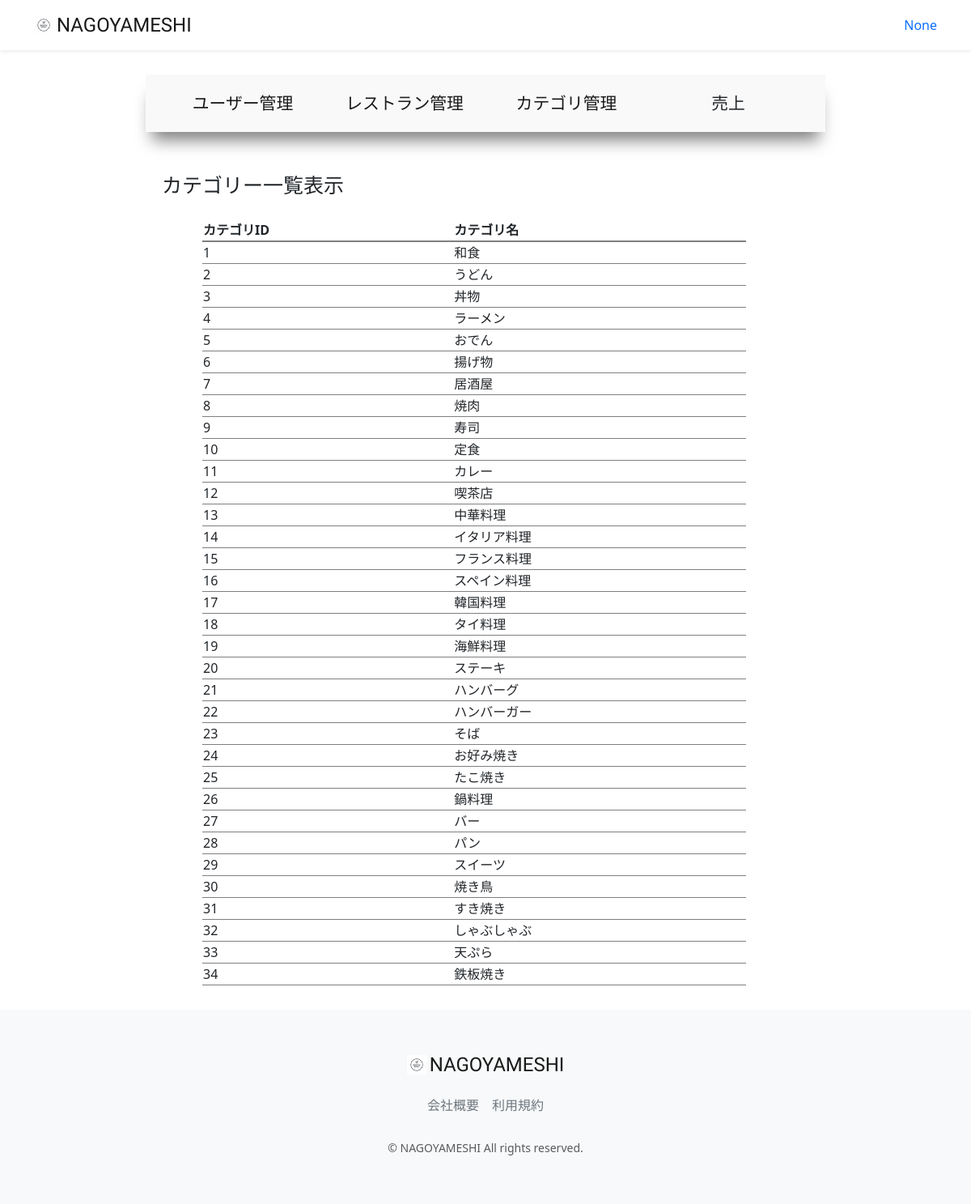
Screenshot of /accounts/management/category-list (signed in) with the database file from the repository.
### accounts/models.py (models this page shows, shortened)
class CustomUser(AbstractUser):
    user_name = models.CharField(max_length=128, null=True, blank=True,verbose_name='ユーザー名前')
    hurigana = models.CharField(max_length=128, null=True, blank=True,verbose_name='フリガナ')
    zip_code = models.CharField(max_length=16, null=True, blank=True,verbose_name='郵便番号')
    address = models.CharField(max_length=255, null=True, blank=True,verbose_name='住所')
    phone_number = models.CharField(max_length=20, null=True, blank=True,verbose_name='電話番号')
    birthday = models.CharField(max_length=20, null=True, blank=True,verbose_name='誕生日')
    job = models.CharField(max_length=255, null=True, blank=True,verbose_name='職業')
    is_subscribed = models.BooleanField(default=False, verbose_name='有料会員')
    card_name = models.CharField(max_length=128, null=True, blank=True,verbose_name='カード名義')
    card_number = models.CharField(max_length=128, null=True, blank=True,verbose_name='カード番号')
    class Meta:
        verbose_name_plural = 'CustomUser'

### restaurant/models.py (models this page shows, shortened)
class Category(models.Model):
    name = models.CharField(verbose_name='カテゴリー名', max_length=64)
    photo = models.ImageField(verbose_name='写真', blank=True, null=True)
    class Meta:
        verbose_name_plural = 'Category'

### accounts/views.py (the view)
# urls.py: path("management/category-list",views.ManagementCategoryListView.as_view(), name="category_list"),
class ManagementCategoryListView(onlyMnagementUserMixin, generic.ListView):
    template_name = "management/category_list.html"
    model = Category

### accounts/mixins.py (called while the page is built)
    def test_func(self):
        user = self.request.user
        return user.is_staff

### accounts/templates/management/category_list.html (shortened to what this page needs)
{% extends "management/manage_base.html" %}
{% load static %}
{% block sub_content %}
  <h1>カテゴリー一覧表示</h1>
  <table>
    <thead>
      <th>カテゴリID</th>
      <th>カテゴリ名</th>
    </thead>
    <tbody>
      {% for category in object_list %}
        <tr>
          <td>{{ category.pk }}</td>
          <td>{{ category.name }}</td>
        </tr>
      {% endfor %}
    </tbody>
  </table>
{% endblock %}

### restaurant/templates/layout/base.html (shortened to what this page needs)
{% load static %}
<!DOCTYPE html>
<html lang="ja">
  <head>
      <link href="https://cdn.jsdelivr.net/npm/bootstrap@5.3.3/dist/css/bootstrap.min.css" rel="stylesheet">
      <link href="{% static 'css/nagoyameshi.css' %}" rel="stylesheet">
  </head>
  <body>
    <div id="app" class="wrapper">
      <nav class="navbar navbar-expand-md navbar-light bg-white shadow-sm">
        <div class="container nagoyameshi-container">
          <a class="navbar-brand app-name" href="{% url 'top_page' %}">
            <div class="d-flex align-items-center">
              <img class="nagoyameshi-logo me-1" src="{% static 'images/logo/logo.png' %}" alt="nagoyameshi">NAGOYAMESHI</div>
          </a>
          <div class="collapse navbar-collapse" id="navbarSupportedContent">
            <ul class="navbar-nav ms-auto">
              {% if user.is_subscribed %}
                <li class="nav-item dropdown">
                  <a id="navbarDropdown" class="nav-linkdropdown-toggle" href="#" role="button" data-bs-toggle="dropdown" aria-haspopup="true" aria-expanded="false" v-pre>{{ user.user_name }}</a>
                  <div class="dropdown-menu dropdown-menu-end" aria-labelledby="navbarDropdown">
                    <a class="dropdown-item" href="{% url 'user_detail' user.id %}">会員情報</a>
                    <a class="dropdown-item" href="{% url 'reservation_list' %}">予約一覧</a>
                    <a class="dropdown-item" href="{% url 'favorite_list' %}">お気に入り一覧</a>
                    <a class="dropdown-item" href="{% url 'subscribe_payment' %}">お支払い方法</a>
                    <a class="dropdown-item" href="{% url 'subscribe_cancel' %}">有料プラン解約</a>
                      {% if user.is_staff %}
                        <a class ="dropdown-item"  href="{% url 'user_list' %}">サイト管理</a>
                      {% endif %}
                    <div class="dropdown-divider"></div>
                    <a class="dropdown-item" href="{% url 'account_logout' %}">ログアウト</a>
                  </div>
                </li>
              {% else %}
                {% if user.is_authenticated %}
                  <li class="nav-item dropdown">
                    <a id="navbarDropdown" class="nav-linkdropdown-toggle" href="#" role="button" data-bs-toggle="dropdown" aria-haspopup="true" aria-expanded="false" v-pre>{{ user.user_name }}</a>
                 </li>
                {% endif %}
              {% endif %}
            </ul>
          </div>
        </div>
      </nav>
    {% block content %}
    {% endblock %}
      <footer class="bg-light">
        <div class="d-flex justify-content-center footer-logo">
            <a class="navbar-brand app-name" href="{% url 'top_page' %}">
              <div class="d-flex align-items-center"><img class="nagoyameshi-logo me-1" src="{% static 'images/logo/logo.png' %}" alt="nagoyameshi">NAGOYAMESHI</div>
            </a>
        </div>
        <div class="d-flex justify-content-center footer-link">
          <a href="{% url 'company_page' %}" class="link-secondary me-3">会社概要</a>
          <a href="{% url 'terms_page' %}" class="link-secondary">利用規約</a>
        </div>
        <p class="text-center text-muted small mb-0">&copy; NAGOYAMESHI All rights reserved.</p>
      </footer>
      </div>
  </body>
</html>

### static/css/nagoyameshi.css (style rules this page uses)
.wrapper { min-height: 100vh; position: relative; padding-bottom: 240px; box-sizing: border-box; }
.nagoyameshi-logo { height: 24px; }
.app-name { font-family: 'Carter One', cursive; font-size: 24px; color: #191919; }
footer { width: 100%; height: 240px; position: absolute; bottom: 0; padding: 50px 15px; }
.footer-logo { margin-bottom: 20px; }
.footer-link { margin-bottom: 30px; }
h1 { font-size: 1.5rem; }
a { text-decoration: none !important; }
.manage_main h1 { padding-top: 50px; padding-bottom: 20px; padding-left: 20px; font-size: 25px; }
table { width: 80%; margin: auto 70px; }
table thead { border-bottom: 2px solid rgba(0, 0, 0, 0.5); }
table tbody, td { border-bottom: 1px solid rgba(0, 0, 0, 0.5); }

### rows the page displays
CustomUser: user_name "None"
Category: pk "1", name "和食"
Category: pk "2", name "うどん"
Category: pk "3", name "丼物"
Category: pk "4", name "ラーメン"
Category: pk "5", name "おでん"
Category: pk "6", name "揚げ物"
Category: pk "7", name "居酒屋"
Category: pk "8", name "焼肉"
Category: pk "9", name "寿司"
Category: pk "10", name "定食"
Category: pk "11", name "カレー"
Category: pk "12", name "喫茶店"
Category: pk "13", name "中華料理"
Category: pk "14", name "イタリア料理"
Category: pk "15", name "フランス料理"
Category: pk "16", name "スペイン料理"
Category: pk "17", name "韓国料理"
Category: pk "18", name "タイ料理"
Category: pk "19", name "海鮮料理"
Category: pk "20", name "ステーキ"
Category: pk "21", name "ハンバーグ"
Category: pk "22", name "ハンバーガー"
Category: pk "23", name "そば"
Category: pk "24", name "お好み焼き"
Category: pk "25", name "たこ焼き"
Category: pk "26", name "鍋料理"
Category: pk "27", name "バー"
Category: pk "28", name "パン"
Category: pk "29", name "スイーツ"
Category: pk "30", name "焼き鳥"
Category: pk "31", name "すき焼き"
Category: pk "32", name "しゃぶしゃぶ"
Category: pk "33", name "天ぷら"
Category: pk "34", name "鉄板焼き"
